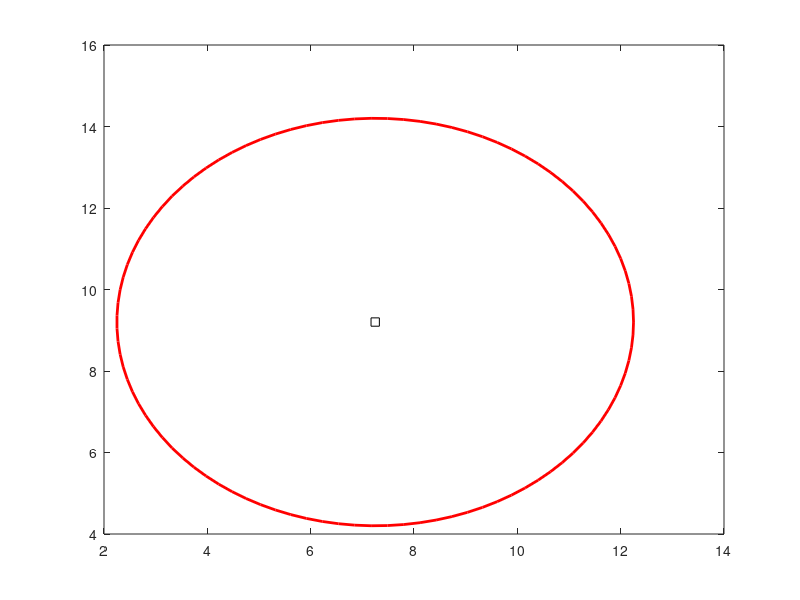

Write MATLAB code to recreate this figure. (Note: this script raises an error after producing the figure.)
%reverse_PF sim

numBots = 100;
range = 5; % detection range
length = 10; %spawning radius
dt = 1;      %time step
noise = .25; %gaussian noise variance
ROBOTS = [];

%% -----------------------------initalize robots with their given truths
for r = 1:numBots
    x = length*rand(1,1);
    y = length*rand(1,1);
    theta = 2*pi*rand(1,1);
    vel = 5*rand(1,1);
    robot = struct('pose', [x,y,theta], 'vel', vel, 'path', [x,y,theta], 'laser', zeros(1,numBots), 'bearing', zeros(1,numBots), 'particles', zeros(3,numBots));
    ROBOTS = [ROBOTS,robot];
end

%% ----------------------------simulate Robots
figure()
for t = 1:10
    for r = 1:numBots %our robot
        for L = 1:numBots % other robot
  
            %distance from r to L
            d = norm(ROBOTS(L).pose(1:2)- ROBOTS(r).pose(1:2))+ normrnd(0,noise,1,1);
            %angle from r to L
            phi = atan2(ROBOTS(L).pose(2)- ROBOTS(r).pose(2), ROBOTS(L).pose(1)- ROBOTS(r).pose(1))+ normrnd(0,noise,1,1);%+ normrnd(0,.01,1,1)
            
            %if the other robot is in detection / communication range
            %give it our dead-reckoning prediction of where it is
            %update our particle if we have one there already
            if d < range
                dx = d*cos(phi); %from r -> L
                dy = d*sin(phi); %from r -> L
                x0 = ROBOTS(r).pose(1); %r pose
                y0 = ROBOTS(r).pose(2); %r pose
                %give L, r's position of L, and mark that it has that
                %particle
                ROBOTS(L).particles(:,r) = [x0+dx;y0+dy;1];
            end
        end
    end
    
     
    %%  --------------plot agents' means and covariances
    clf()
    for r = 1:numBots
        plot(ROBOTS(r).pose(1),ROBOTS(r).pose(2),'ks');
        viscircles([ROBOTS(r).pose(1),ROBOTS(r).pose(2)],range);
        hold on;
        x_mean = mean(ROBOTS(r).particles(1,ROBOTS(r).particles(3,:) >.5));
        y_mean = mean(ROBOTS(r).particles(2,ROBOTS(r).particles(3,:) >.5));

        covar =  cov(ROBOTS(r).particles(1:2,ROBOTS(r).particles(3,:) >.5)');
        error_ellipse(covar, [x_mean,y_mean])
        hold on;
        plot(x_mean, y_mean, 'go')
        hold on;
    end
    axis([-50 50 -50 50])
    pause(.0001);
    
    %% -------------------------------update location of robots
    for r = 1:numBots
        dx = ROBOTS(r).vel*cos(ROBOTS(r).pose(3))*dt;
        dy = ROBOTS(r).vel*sin(ROBOTS(r).pose(3))*dt;
        ROBOTS(r).pose = ROBOTS(r).pose + [dx, dy ,0];
        ROBOTS(r).path = [ROBOTS(r).path; ROBOTS(r).pose];
        ROBOTS(r).particles(1,:) =  ROBOTS(r).particles(1,:) + dx+ normrnd(0,noise,1,numBots);
        ROBOTS(r).particles(2,:) =  ROBOTS(r).particles(2,:) + dy+ normrnd(0,noise,1,numBots);
        ROBOTS(r).pose = ROBOTS(r).pose;
    end
    
   
    
    
end

















